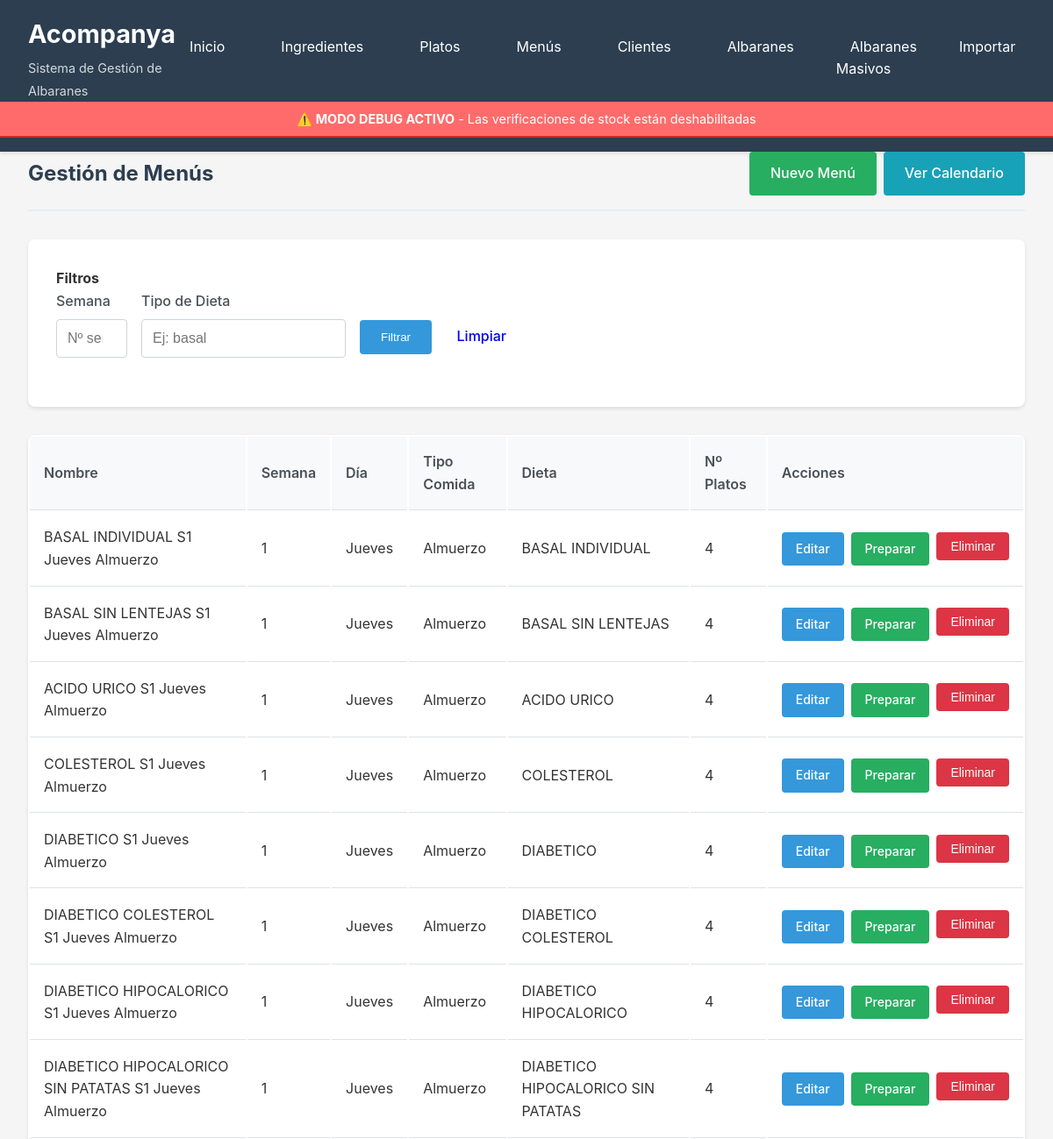
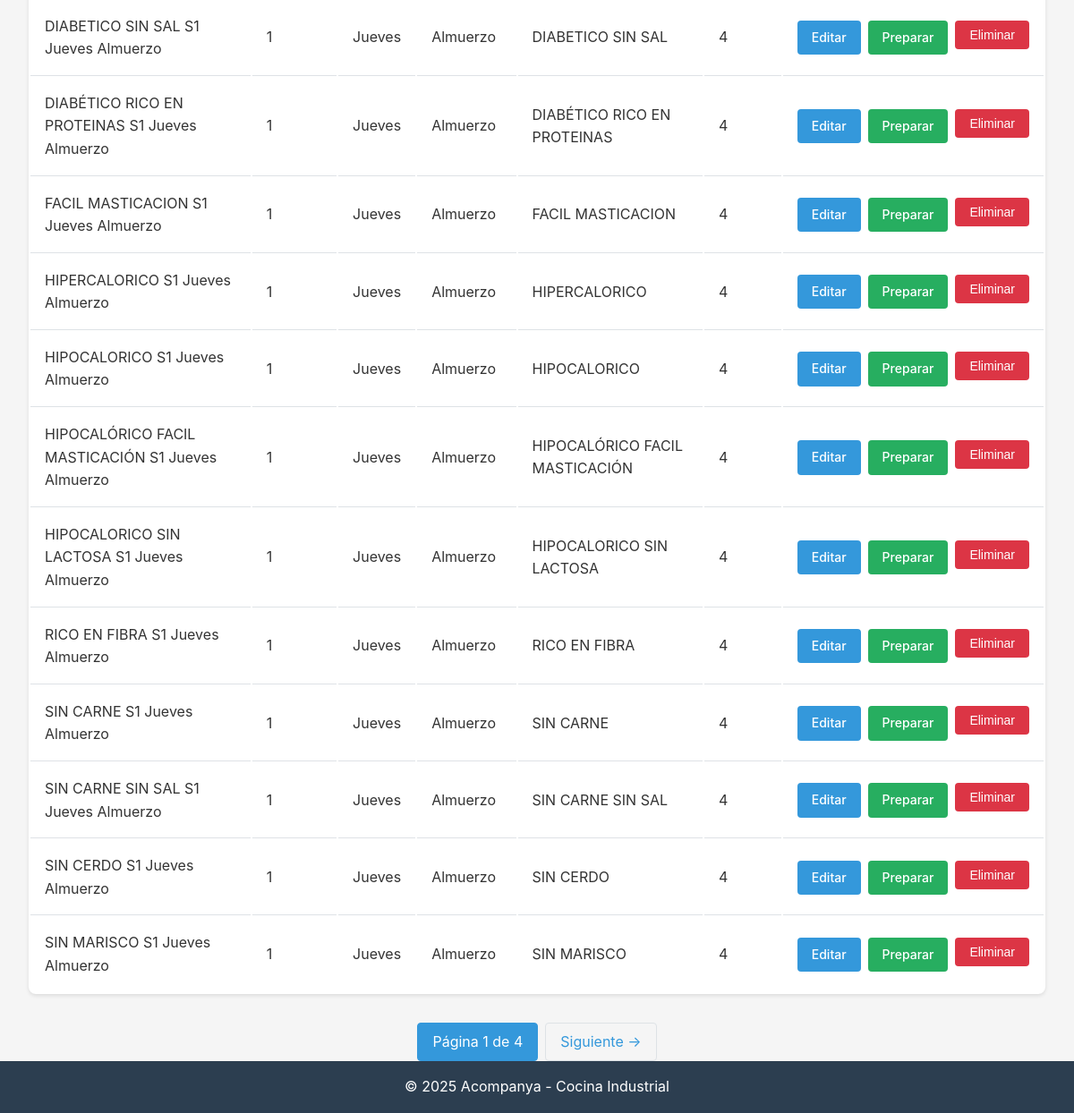
The page /menus/ on the database as committed earlier (2 pictures, top to bottom).
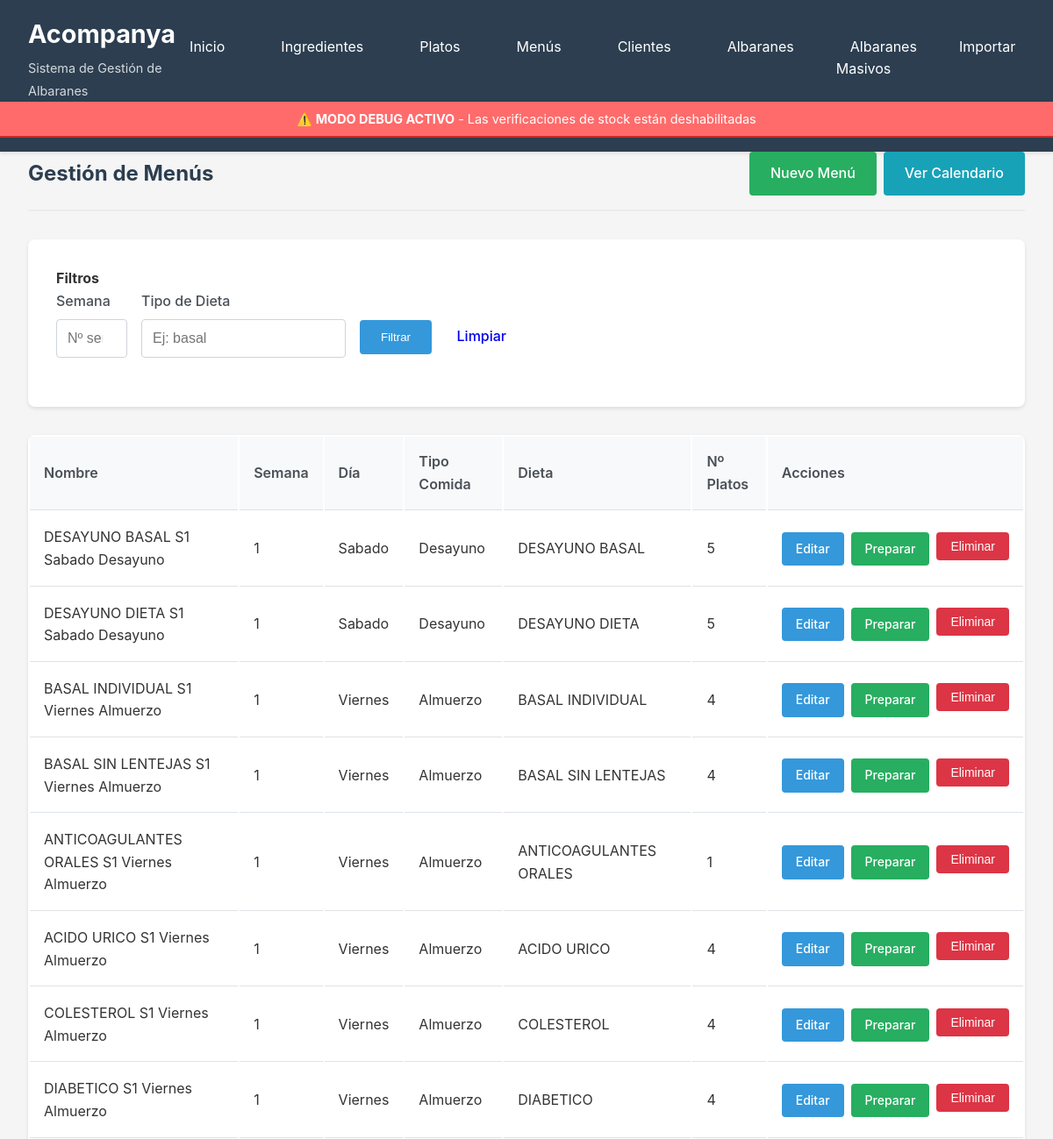
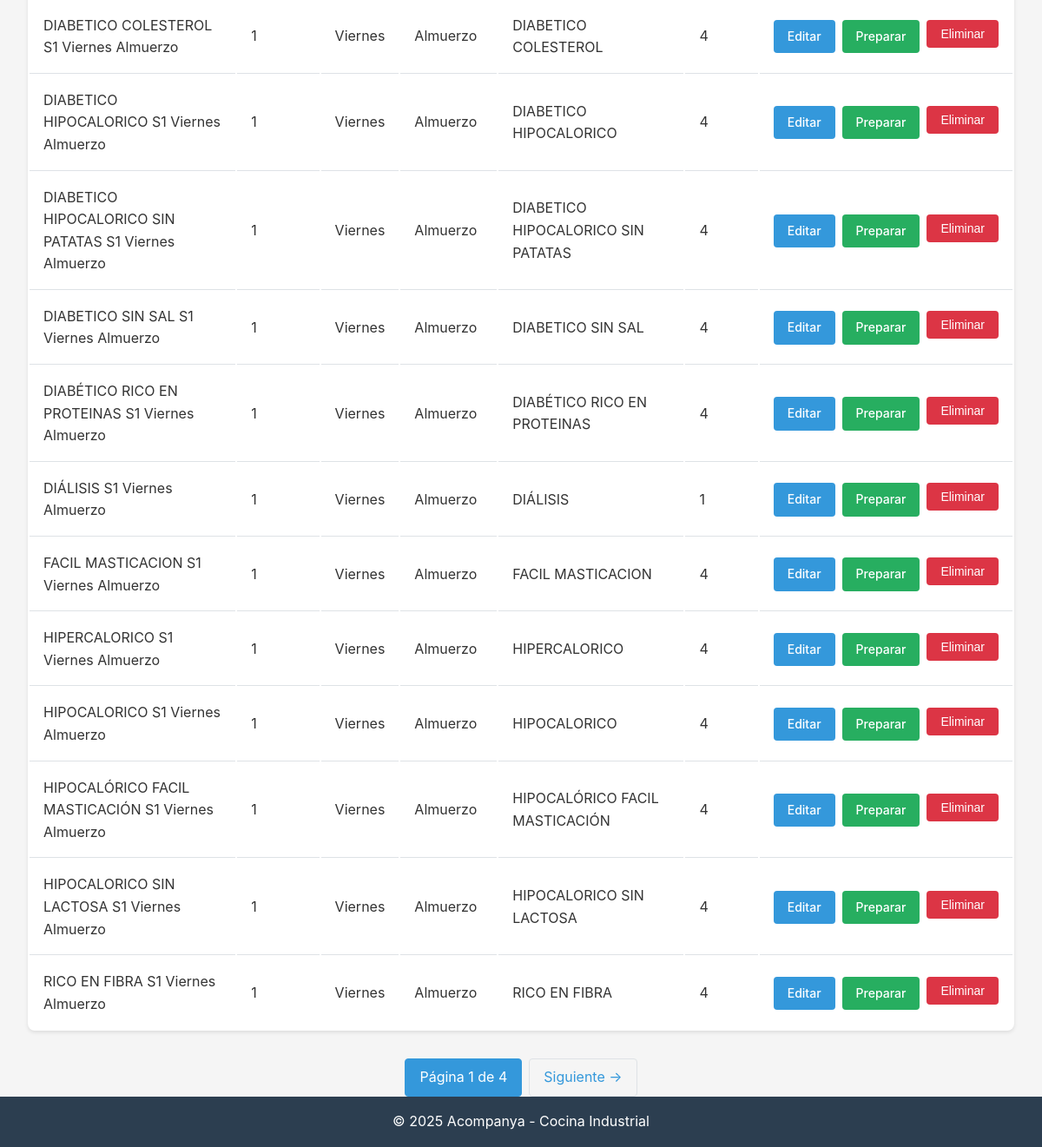
The same page on the database as committed later (2 pictures, top to bottom).
### database/models.py (models this page shows, shortened)
class Menu(db.Model):
    __tablename__ = 'menus'
    id = db.Column(db.Integer, primary_key=True)
    nombre = db.Column(db.String(200), nullable=False)
    dia_semana = db.Column(Enum(DiaSemana), nullable=False)
    numero_semana = db.Column(db.Integer, nullable=False)
    tipo_dieta = db.Column(db.String(100), nullable=False, default='basal')
    tipo_comida = db.Column(Enum(TipoComida), nullable=False)
    created_at = db.Column(db.DateTime, default=datetime.utcnow)
    platos = db.relationship('Plato', secondary=menus_platos, backref='menus')
    detalles_albaran = db.relationship('AlbaranDetalle', backref='menu', lazy='dynamic')

### routes/menus.py (the view)
@menus_bp.route('/')
def listar():
    page = request.args.get('page', 1, type=int)
    semana = request.args.get('semana', type=int)
    tipo_dieta = request.args.get('tipo_dieta')
    query = Menu.query
    if semana:
        query = query.filter(Menu.numero_semana == semana)
    if tipo_dieta:
        query = query.filter(Menu.tipo_dieta == tipo_dieta)
    menus = query.order_by(Menu.numero_semana.desc(), Menu.dia_semana).paginate(
        page=page, per_page=20, error_out=False
    )
    return render_template('menus/listar.html', menus=menus)

### app.py (called while the page is built)
def create_app():
    app = Flask(__name__)
    app.config.from_object(Config)
    init_db(app)
    app.register_blueprint(ingredientes_bp, url_prefix='/ingredientes')
    app.register_blueprint(platos_bp, url_prefix='/platos')
    app.register_blueprint(menus_bp, url_prefix='/menus')
    app.register_blueprint(albaranes_bp, url_prefix='/albaranes')
    app.register_blueprint(importar_bp, url_prefix='/importar')
    app.register_blueprint(clientes_bp, url_prefix='/clientes')
    app.register_blueprint(albaranes_masivos_bp, url_prefix='/albaranes-masivos')
    @app.context_processor
    def inject_config():
        return dict(config=app.config)
    @app.route('/')
    def index():
        return render_template('index.html')
    @app.route('/dashboard')
    def dashboard():
        return render_template('dashboard.html')
    return app

### templates/menus/listar.html (shortened to what this page needs)
{% extends "base.html" %}
{% block content %}
<div class="page-header">
    <h2>Gestión de Menús</h2>
    <div class="action-group">
        <a href="{{ url_for('menus.nuevo') }}" class="btn btn-success">Nuevo Menú</a>
        <a href="{{ url_for('menus.calendario') }}" class="btn btn-info">Ver Calendario</a>
    </div>
</div>
<form method="GET" action="{{ url_for('menus.listar') }}" class="albaran-section">
    <h4>Filtros</h4>
    <div class="form-row" style="display: flex; gap: 1rem; align-items: flex-end;">
        <div class="form-group">
            <label for="semana" class="form-label">Semana</label>
            <input type="number" class="form-control" id="semana" name="semana"
                   min="1" max="53" value="{{ request.args.get('semana', '') }}" placeholder="Nº semana">
        </div>
        <div class="form-group">
            <label for="tipo_dieta" class="form-label">Tipo de Dieta</label>
            <input type="text" class="form-control" id="tipo_dieta" name="tipo_dieta"
                   value="{{ request.args.get('tipo_dieta', '') }}" placeholder="Ej: basal">
        </div>
        <div class="form-group">
            <button type="submit" class="btn btn-primary">Filtrar</button>
            <a href="{{ url_for('menus.listar') }}" class="btn btn-secondary">Limpiar</a>
        </div>
    </div>
</form>
<table class="table">
    <thead>
        <tr>
            <th>Nombre</th>
            <th>Semana</th>
            <th>Día</th>
            <th>Tipo Comida</th>
            <th>Dieta</th>
            <th>Nº Platos</th>
            <th>Acciones</th>
        </tr>
    </thead>
    <tbody>
        {% for menu in menus.items %}
        <tr>
            <td>{{ menu.nombre }}</td>
            <td>{{ menu.numero_semana }}</td>
            <td>{{ menu.dia_semana.value|title }}</td>
            <td>{{ menu.tipo_comida.value|title }}</td>
            <td>{{ menu.tipo_dieta }}</td>
            <td>{{ menu.platos|length }}</td>
            <td>
                <div class="action-group">
                    <a href="{{ url_for('menus.editar', id=menu.id) }}" class="btn btn-sm btn-primary">Editar</a>
                    <a href="{{ url_for('menus.preparar', id=menu.id) }}" class="btn btn-sm btn-success">Preparar</a>
                    <form action="{{ url_for('menus.eliminar', id=menu.id) }}" method="POST" style="display: inline;" onsubmit="return confirmDelete('¿Eliminar este menú?')">
                        <button type="submit" class="btn btn-sm btn-danger">Eliminar</button>
                    </form>
                </div>
            </td>
        </tr>
        {% endfor %}
    </tbody>
</table>
{% if menus.has_prev or menus.has_next %}
<div class="pagination">
    <span class="active">Página {{ menus.page }} de {{ menus.pages }}</span>
    {% if menus.has_next %}
        {% set args = dict(request.args) %}
        {% if 'page' in args %}{% set _ = args.pop('page') %}{% endif %}
        <a href="{{ url_for('menus.listar', page=menus.next_num, **args) }}">Siguiente →</a>
    {% endif %}
</div>
{% endif %}
{% endblock %}

Rows that differ between the two databases and show on the page:
no longer on this page (row edited): Menu: nombre "SIN CERDO S1 Jueves Almuerzo", numero_semana "1", dia_semana.value "Jueves", tipo_comida.value "Almuerzo", tipo_dieta "SIN CERDO", platos|length "4"
no longer on this page (row edited): Menu: nombre "SIN MARISCO S1 Jueves Almuerzo", numero_semana "1", dia_semana.value "Jueves", tipo_comida.value "Almuerzo", tipo_dieta "SIN MARISCO", platos|length "4"
now on this page (row edited): Menu: nombre "DESAYUNO BASAL S1 Sabado Desayuno", numero_semana "1", dia_semana.value "Sabado", tipo_comida.value "Desayuno", tipo_dieta "DESAYUNO BASAL", platos|length "5"
now on this page (row edited): Menu: nombre "DESAYUNO DIETA S1 Sabado Desayuno", numero_semana "1", dia_semana.value "Sabado", tipo_comida.value "Desayuno", tipo_dieta "DESAYUNO DIETA", platos|length "5"
changed Menu "BASAL INDIVIDUAL": nombre "BASAL INDIVIDUAL S1 Jueves Almuerzo" → "BASAL INDIVIDUAL S1 Viernes Almuerzo"; dia_semana.value "Jueves" → "Viernes"
changed Menu "BASAL SIN LENTEJAS": nombre "BASAL SIN LENTEJAS S1 Jueves Almuerzo" → "BASAL SIN LENTEJAS S1 Viernes Almuerzo"; dia_semana.value "Jueves" → "Viernes"
changed Menu: nombre "ACIDO URICO S1 Jueves Almuerzo" → "ANTICOAGULANTES ORALES S1 Viernes Almuerzo"; dia_semana.value "Jueves" → "Viernes"; tipo_dieta "ACIDO URICO" → "ANTICOAGULANTES ORALES"; platos|length "4" → "1"
changed Menu: nombre "COLESTEROL S1 Jueves Almuerzo" → "ACIDO URICO S1 Viernes Almuerzo"; dia_semana.value "Jueves" → "Viernes"; tipo_dieta "COLESTEROL" → "ACIDO URICO"
changed Menu: nombre "DIABETICO S1 Jueves Almuerzo" → "COLESTEROL S1 Viernes Almuerzo"; dia_semana.value "Jueves" → "Viernes"; tipo_dieta "DIABETICO" → "COLESTEROL"
changed Menu: nombre "DIABETICO COLESTEROL S1 Jueves Almuerzo" → "DIABETICO S1 Viernes Almuerzo"; dia_semana.value "Jueves" → "Viernes"; tipo_dieta "DIABETICO COLESTEROL" → "DIABETICO"
changed Menu: nombre "DIABETICO HIPOCALORICO S1 Jueves Almuerzo" → "DIABETICO COLESTEROL S1 Viernes Almuerzo"; dia_semana.value "Jueves" → "Viernes"; tipo_dieta "DIABETICO HIPOCALORICO" → "DIABETICO COLESTEROL"
changed Menu: nombre "DIABETICO HIPOCALORICO SIN PATATAS S1 Jueves Almuerzo" → "DIABETICO HIPOCALORICO S1 Viernes Almuerzo"; dia_semana.value "Jueves" → "Viernes"; tipo_dieta "DIABETICO HIPOCALORICO SIN PATATAS" → "DIABETICO HIPOCALORICO"
changed Menu: nombre "DIABETICO SIN SAL S1 Jueves Almuerzo" → "DIABETICO HIPOCALORICO SIN PATATAS S1 Viernes Almuerzo"; dia_semana.value "Jueves" → "Viernes"; tipo_dieta "DIABETICO SIN SAL" → "DIABETICO HIPOCALORICO SIN PATATAS"
changed Menu: nombre "DIABÉTICO RICO EN PROTEINAS S1 Jueves Almuerzo" → "DIABETICO SIN SAL S1 Viernes Almuerzo"; dia_semana.value "Jueves" → "Viernes"; tipo_dieta "DIABÉTICO RICO EN PROTEINAS" → "DIABETICO SIN SAL"
changed Menu: nombre "FACIL MASTICACION S1 Jueves Almuerzo" → "DIABÉTICO RICO EN PROTEINAS S1 Viernes Almuerzo"; dia_semana.value "Jueves" → "Viernes"; tipo_dieta "FACIL MASTICACION" → "DIABÉTICO RICO EN PROTEINAS"
changed Menu: nombre "HIPERCALORICO S1 Jueves Almuerzo" → "DIÁLISIS S1 Viernes Almuerzo"; dia_semana.value "Jueves" → "Viernes"; tipo_dieta "HIPERCALORICO" → "DIÁLISIS"; platos|length "4" → "1"
changed Menu: nombre "HIPOCALORICO S1 Jueves Almuerzo" → "FACIL MASTICACION S1 Viernes Almuerzo"; dia_semana.value "Jueves" → "Viernes"; tipo_dieta "HIPOCALORICO" → "FACIL MASTICACION"
changed Menu: nombre "HIPOCALÓRICO FACIL MASTICACIÓN S1 Jueves Almuerzo" → "HIPERCALORICO S1 Viernes Almuerzo"; dia_semana.value "Jueves" → "Viernes"; tipo_dieta "HIPOCALÓRICO FACIL MASTICACIÓN" → "HIPERCALORICO"
changed Menu: nombre "HIPOCALORICO SIN LACTOSA S1 Jueves Almuerzo" → "HIPOCALORICO S1 Viernes Almuerzo"; dia_semana.value "Jueves" → "Viernes"; tipo_dieta "HIPOCALORICO SIN LACTOSA" → "HIPOCALORICO"
changed Menu: nombre "RICO EN FIBRA S1 Jueves Almuerzo" → "HIPOCALÓRICO FACIL MASTICACIÓN S1 Viernes Almuerzo"; dia_semana.value "Jueves" → "Viernes"; tipo_dieta "RICO EN FIBRA" → "HIPOCALÓRICO FACIL MASTICACIÓN"
changed Menu: nombre "SIN CARNE S1 Jueves Almuerzo" → "HIPOCALORICO SIN LACTOSA S1 Viernes Almuerzo"; dia_semana.value "Jueves" → "Viernes"; tipo_dieta "SIN CARNE" → "HIPOCALORICO SIN LACTOSA"
changed Menu: nombre "SIN CARNE SIN SAL S1 Jueves Almuerzo" → "RICO EN FIBRA S1 Viernes Almuerzo"; dia_semana.value "Jueves" → "Viernes"; tipo_dieta "SIN CARNE SIN SAL" → "RICO EN FIBRA"
